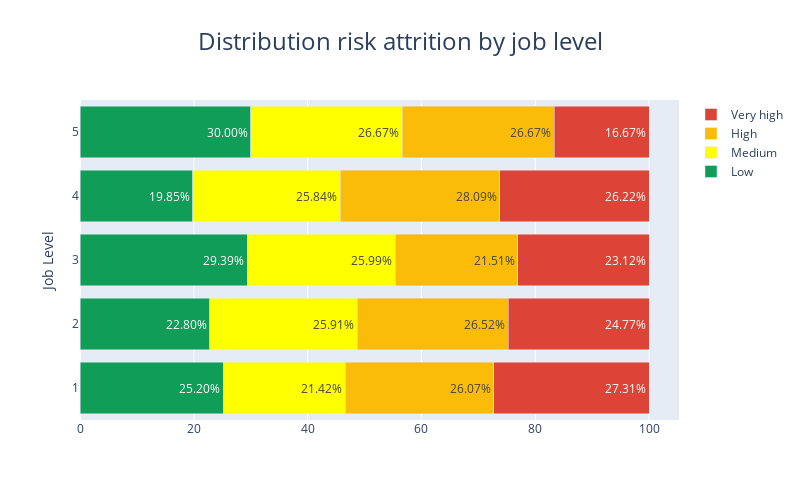

The notebook cell this image was saved under:
### Code cell
df = make_query("SELECT job_level, risk FROM replacement")
df_agg = df.groupby(['job_level', 'risk']).size().reset_index(name='count')
df_agg['percentage'] = df_agg.groupby('job_level')['count'].apply(lambda x: (x / x.sum()) * 100)

fig = go.Figure()

colors = {
    "Low": "#0F9D58",
            "Medium": '#FFFF00',
            "High": "#FABC09",
            "Very high": "#DB4437"
}

x_order = ["Low", "Medium", "High", "Very high"]
for risk in x_order:
    df_filtered = df_agg[df_agg['risk'] == risk]
    fig.add_trace(go.Bar(
        x=df_filtered['percentage'],
        y=df_filtered['job_level'],
        name=risk,
        orientation='h',
        marker=dict(color=colors[risk]),
        text=df_filtered['percentage'].apply(lambda x: f"{x:.2f}%"),
        textposition='auto'
    ))


legend_order = [2, 0, 1, 3]
fig.update_layout(
    title={
        'text': 'Distribution risk attrition by job level',
        'font': {'size': 24}
    },
    
    yaxis=dict(title='Job Level'),
    barmode='stack',
    autosize=False,
    width=800,
    height=500,
    title_x=0.5,
    # legend=dict(traceorder='normal',
    #             tracegroupgap=0,
    #             order=legend_order,
    # xaxis=dict(
    #     categoryorder='array',
    #     categoryarray=x_order  # Utilizar el orden especificado en el eje x
    # )
)
fig.show()

### Figure 1 — Plotly figure (JSON) as saved in the notebook; plotly's stock layout.template omitted (floating-point values rounded to 4 significant figures)
{"data": [{"marker": {"color": "#0F9D58"}, "name": "Low", "orientation": "h", "text": ["25.20%", "22.80%", "29.39%", "19.85%", "30.00%"], "textposition": "auto", "type": "bar", "x": [25.2, 22.8, 29.39, 19.85, 30], "y": [1, 2, 3, 4, 5]}, {"marker": {"color": "#FFFF00"}, "name": "Medium", "orientation": "h", "text": ["21.42%", "25.91%", "25.99%", "25.84%", "26.67%"], "textposition": "auto", "type": "bar", "x": [21.42, 25.91, 25.99, 25.84, 26.67], "y": [1, 2, 3, 4, 5]}, {"marker": {"color": "#FABC09"}, "name": "High", "orientation": "h", "text": ["26.07%", "26.52%", "21.51%", "28.09%", "26.67%"], "textposition": "auto", "type": "bar", "x": [26.07, 26.52, 21.51, 28.09, 26.67], "y": [1, 2, 3, 4, 5]}, {"marker": {"color": "#DB4437"}, "name": "Very high", "orientation": "h", "text": ["27.31%", "24.77%", "23.12%", "26.22%", "16.67%"], "textposition": "auto", "type": "bar", "x": [27.31, 24.77, 23.12, 26.22, 16.67], "y": [1, 2, 3, 4, 5]}], "layout": {"autosize": false, "barmode": "stack", "height": 500, "title": {"font": {"size": 24}, "text": "Distribution risk attrition by job level", "x": 0.5}, "width": 800, "yaxis": {"title": {"text": "Job Level"}}}}
